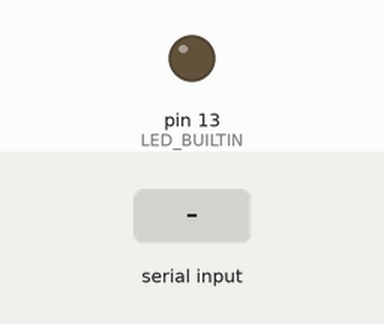
Simulated run of this sketch. Board: Arduino Uno, built with avr-gcc and run on an emulated ATmega328P. On the bench: output pins drawn as LEDs (lit = HIGH). Inputs (shaded band) come from the test bench. What the sketch prints to the serial monitor is not drawn.

Above: at 1.2 s.
1.3 s: "90,45\n" received over Serial
At 3.0 s:
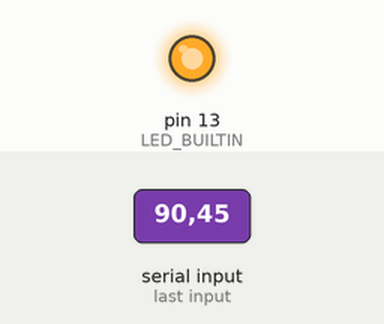
4.3 s: "0\n" received over Serial
At 6.3 s:
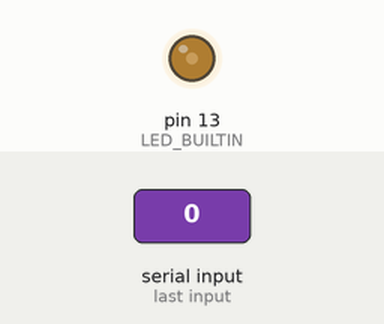
6.6 s: "30,150\n" received over Serial
At 6.85 s:
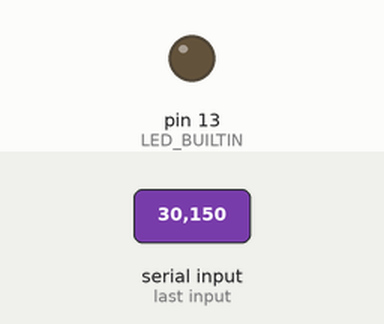
Timing chart, 0 to 15.6 s (numbered marks = the images above; inputs shaded):
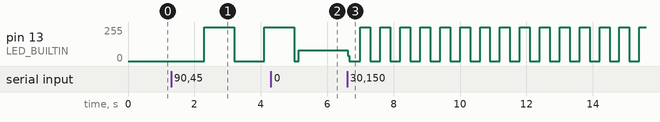

Measured:
- after the input at 1.3 s, pin 13 (LED_BUILTIN): 0/255 → 255/255 after 1.0 s, → 0/255 0.90 s later, → 255/255 0.90 s later
- after the input at 6.6 s, pin 13 (LED_BUILTIN): 81/255 → 39/255 at once, then repeats every 0.64 s: 0/255 0.34 s, 255/255 0.30 s

The sketch:

02_LED_shine.ino
```cpp
int num;
bool first = true; // 判斷是否第一次列印
bool printed = false; // 判斷是否列印過問題(輸入數字之後重置), 必須要有, 以免無限詢問
void setup()
{
    Serial.begin(9600);
    pinMode(LED_BUILTIN,OUTPUT); // 將內建 LED 設定為輸出
}
void print()
{
    if(!printed) // 沒被印過
    {
        if(first) // 第一次印
        {
            Serial.print("請輸入一個整數(0~100):");
            first = false; // 更新 first 判斷
        }
        else Serial.print("請輸入一個整數:");
        printed = true; // 更新列印狀態
    }
}
void loop(){
    print(); // 詢問
    if(Serial.available() > 0)
    {
        num = Serial.parseInt(); // 獲取輸入數字
        Serial.println(num); // 顯示輸入內容
        while(Serial.available() > 0) // 清除數字之外的輸入
        {
            Serial.read();
        }
        if(num > 100 || num < 0) // 範圍外
        {
            Serial.println("Invalid");
            printed = false;
        }
        else
        {
          printed = false; //取得這輪數字之後, 重置詢問狀態並且再次詢問問題
          print();
        }
        while(Serial.available() == 0 && 0 <= num && num <= 100) // 沒有額外輸入並且在範圍之內，更新閃爍頻率
        {
            delay(num * 10);
            digitalWrite(13,HIGH); // 明
            delay(num * 10);
            digitalWrite(13,LOW); // 暗
        }
    }
    delay(100); // 延遲
}
```
